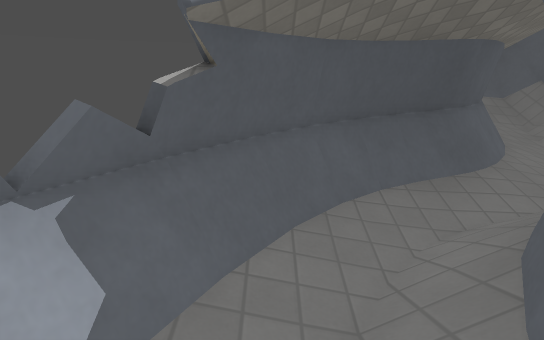
View 1 (above)

12 first-person views from a walk through a level from a Godot 3-D game. The camera is 1.5 m above the floor, tilts 14° down and sees 75° across. The floor is counted in squares, 0.5 m on a side. Each view is taken from the middle of a square. On the plan, view 1 faces up. The plan holds only what a view shows up to about 20 squares ahead; the rest is blank. The place goes on beyond the plan. Surface patterns are stand-ins for the level's own textures.

View 2
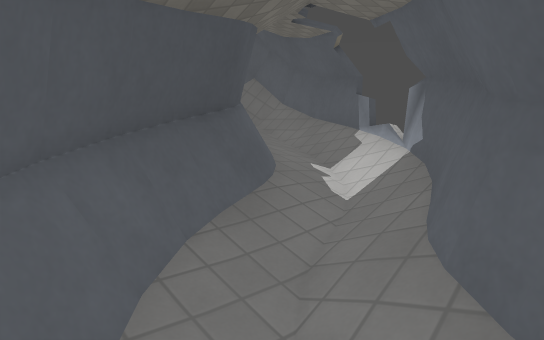

View 3
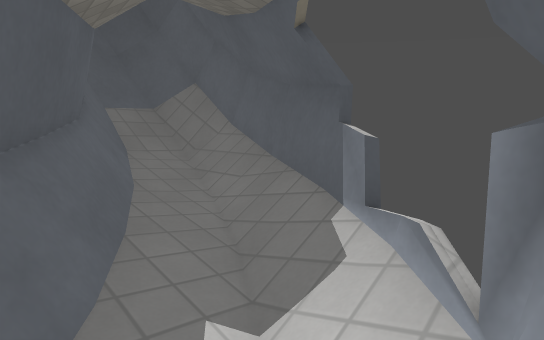

View 4
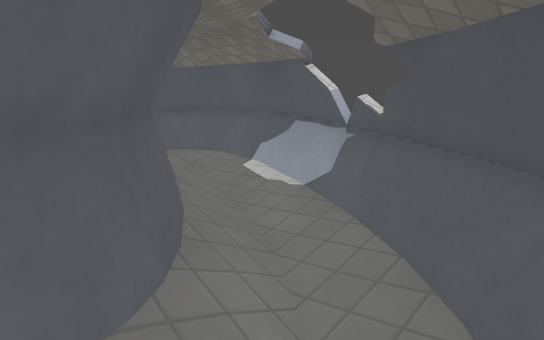

View 5
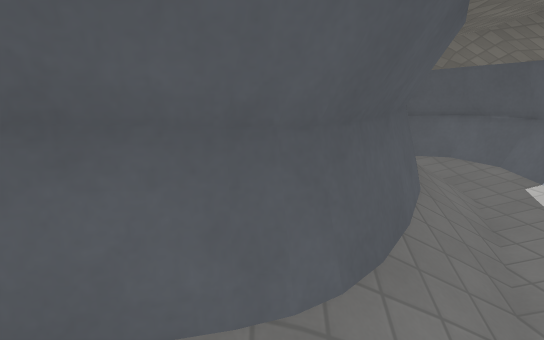

View 6
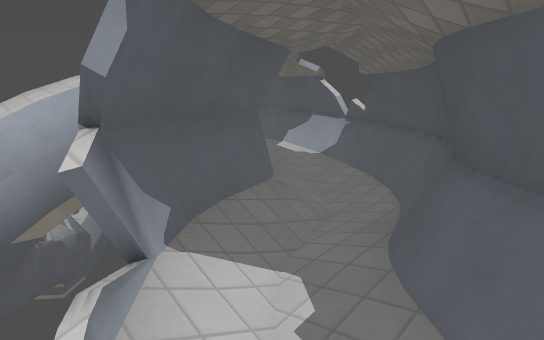

View 7
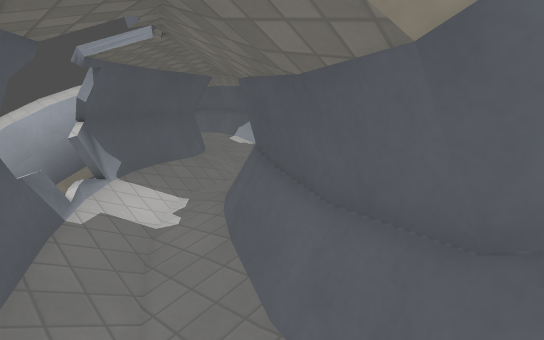

View 8
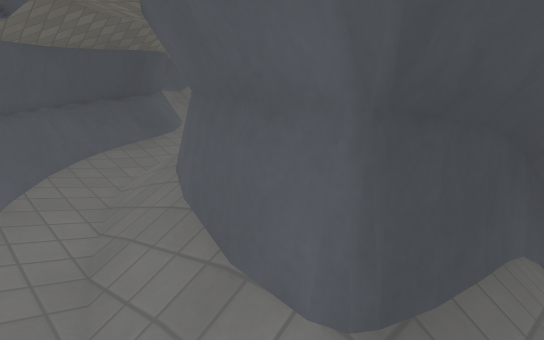

View 9
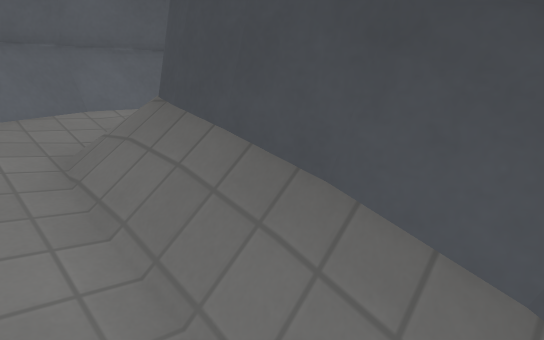

View 10
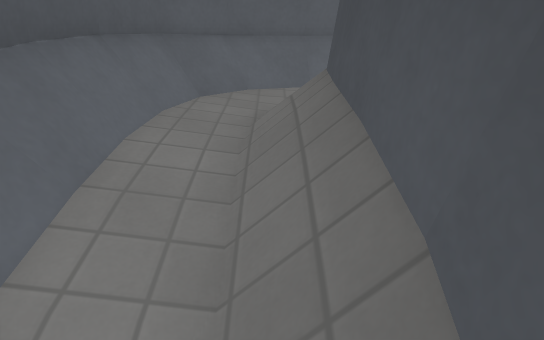

View 11
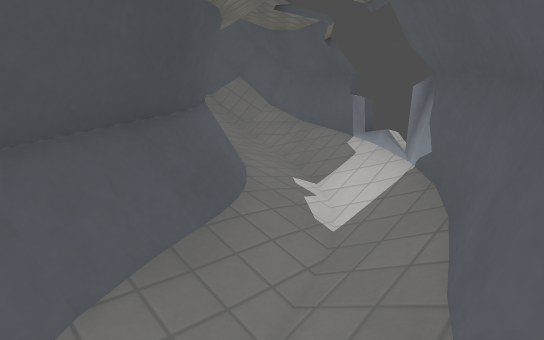

View 12
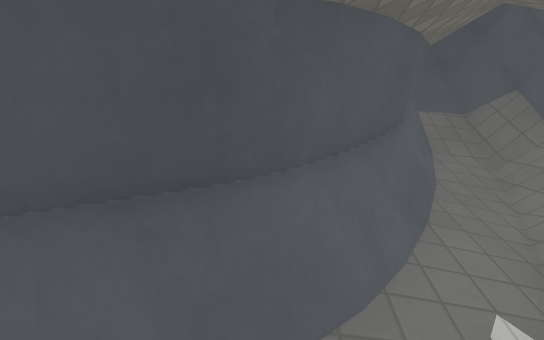

### Floor plan
Key: @ floor where view 1 was taken; # wall or solid block; . main floor; : floor 0.25 m higher than the main floor; - floor 0.25 m lower than the main floor; + floor 0.5 m higher than the main floor; _ floor 0.5 m lower than the main floor; / step, stairs or slope; = window, fence, low wall or low ledge.
Columns run from 3 left of view 1 to 16 right of it. Each row starts with its distance up from view 1.
 23                #=##
 22                =#=##
 21               ##//##
 20               #///=#
 19               #+:/##
 18              ##::/##
 17              ##:/ #
 16             ##:./##
 15             ##:./#
 14            ##:./##
 13           ###../##
 12          ###:.//=
 11         ###:.//==
 10      #####:../#
  9     ###....//##
  8    ###....//###
  7   ###..///####
  6   ##.-//####
  5  ##..//###
  4 ###.-/##
  3 #=.-/##
  2 ##.-/##
  1 #.-/##
  0 #.-@##
 -1 #.- #
 -2 #./##
 -3 #-/##
 -4 #./ ##########
 -5 #.-//////// /#
 -6 ##---___//
 -7 ####--__///
 -8   #######

Where each view was taken, in squares from view 1:
view 1: 0 up, 0 right, facing up
view 2: 4 up, 0 right, facing up-right
view 3: 8 up, 7 right, facing up-right
view 4: 9 up, 6 right, facing down-left
view 5: 9 up, 5 right, facing down
view 6: 13 up, 12 right, facing down-left
view 7: 20 up, 14 right, facing down-left
view 8: 5 down, 2 left, facing up-right
view 9: 7 down, 7 right, facing up-left
view 10: 5 down, 9 right, facing left
view 11: 5 up, 2 right, facing up-right
view 12: 7 up, 6 right, facing up
